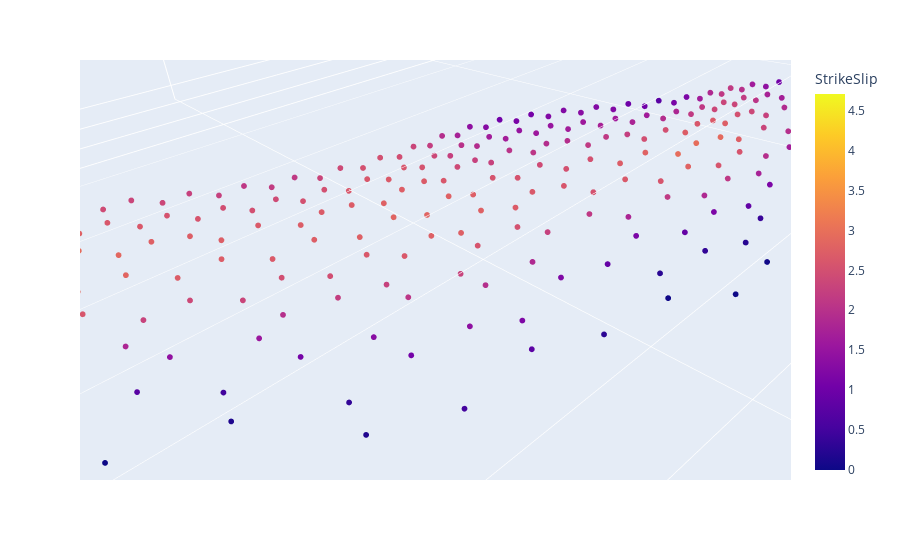

Notebook cell for this chart:
### Code cell
fig = scatter_3d(FaultPatches, "x", "y", "z", color = "StrikeSlip")
fig.update_traces(marker_size = 2)

fig.update_layout(scene_aspectmode='manual',
                  scene_aspectratio=dict(x=30, y=10, z=1))

### Figure 1 — Plotly figure (JSON) as saved in the notebook; plotly's stock layout.template omitted (floating-point values rounded to 4 significant figures; data arrays with more than 128 entries replaced by an {"elided": "..."} marker saying what was removed)
{"data": [{"hovertemplate": "x=%{x}<br>y=%{y}<br>z=%{z}<br>StrikeSlip=%{marker.color}<extra></extra>", "legendgroup": "", "marker": {"color": {"elided": "1942 float values"}, "coloraxis": "coloraxis", "size": 2, "symbol": "circle"}, "mode": "markers", "name": "", "scene": "scene", "showlegend": false, "type": "scatter3d", "x": {"elided": "1942 float values"}, "y": {"elided": "1942 float values"}, "z": {"elided": "1942 float values"}}], "layout": {"coloraxis": {"colorbar": {"title": {"text": "StrikeSlip"}}, "colorscale": [[0, "#0d0887"], [0.1111, "#46039f"], [0.2222, "#7201a8"], [0.3333, "#9c179e"], [0.4444, "#bd3786"], [0.5556, "#d8576b"], [0.6667, "#ed7953"], [0.7778, "#fb9f3a"], [0.8889, "#fdca26"], [1, "#f0f921"]]}, "legend": {"tracegroupgap": 0}, "margin": {"t": 60}, "scene": {"aspectmode": "manual", "aspectratio": {"x": 30, "y": 10, "z": 1}, "domain": {"x": [0, 1], "y": [0, 1]}, "xaxis": {"title": {"text": "x"}}, "yaxis": {"title": {"text": "y"}}, "zaxis": {"title": {"text": "z"}}}}}
